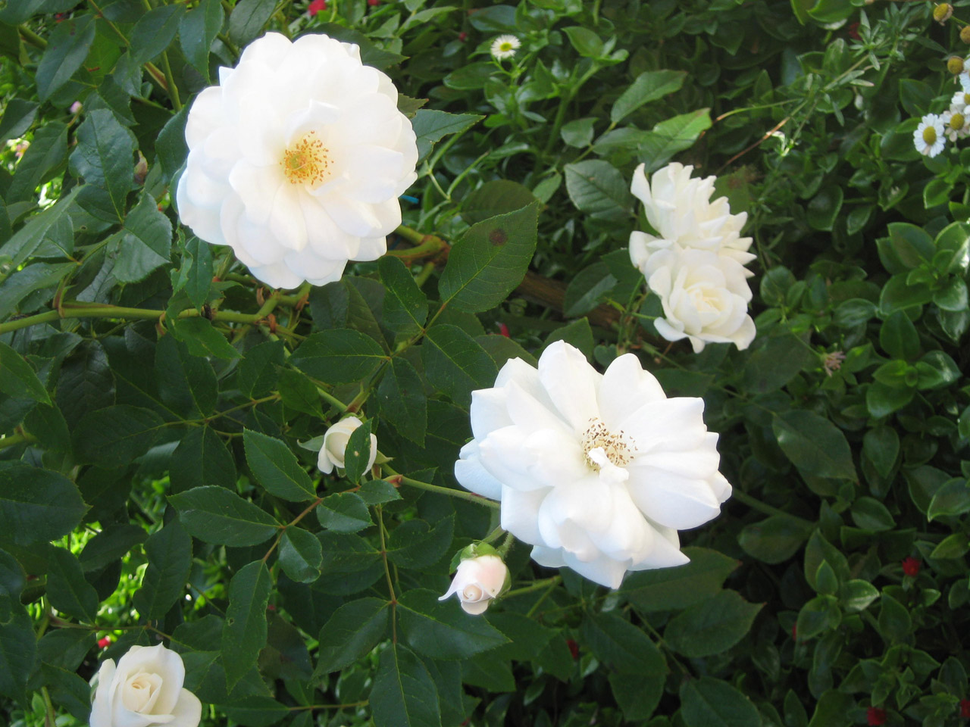
#> input picture dataset/rose_flower.png, 970 x 727 px, shrunk from 1280 x 960 before the run
$ jupyter execute histogram.ipynb   (shell and % lines are left out)
#> lines starting #> are read from the running program, lines starting #| are printed output that depends on the picture
## Histogram

Image Histogram is a graph, that gives us the pixel intensity distriution of an image. Pixel Intensity value of 8-bit image ranges from 0-255.

Looking at the histogram of an image, you get an intuition about:
    • contrast,
    • brightness,
    • intensity distribution, etc.
Therefore It is just another way of understanding the Picture.


[cell 1]
import cv2
import numpy as np
import matplotlib.pyplot as plt

[cell 2]
# load image
image_path = '../dataset/rose_flower.png'

img = cv2.imread(image_path)
#> img is the input picture: shape (727, 970, 3); mean B, G, R 66.7, 92.9, 76.2

# Plot image
plt.imshow(img)

[cell 3]
min_val = 0
max_val = 256

[cell 4]
hist = cv2.calcHist([img],[0],None,[256],[min_val,max_val])
#> hist = 256 values, max 20429 at index 26, min 113 at index 142, mean 2754.6

[cell 5]
hist.shape
#> Out = (256, 1)

hist is a 256x1 array.

- bins = 256

## What is bins?

8 bit Image contains pixel intensity in the range [0−255].
If you count how many pixel values does [0−15] has then it is called bins. The above output bins= 256 gives range of information value for full scale image histogram. Because you have passed 256 as histSize

argument.

   - histSize: It represents BIN count.You should pass it on square brackets. In our example above, we have used a full-scale histogram.

### Histogram Calculation using Numpy

Numpy also provides you a function, np.histogram().

    hist,bins = np.histogram(img.ravel(),256,[0,256])

[cell 6]
hist,bins = np.histogram(img.ravel(),max_val,[min_val,max_val])
#> hist = 256 values, max 36626 at index 32, min 123 at index 1, mean 8263.9; bins = 257 values from 0 to 256
print(hist.shape)
#| (256,)
print(bins.shape)
#| (257,)

 But bins will have 257 elements, because Numpy calculates bins as 0-0.99, 1-1.99, 2-2.99 etc. So final range would be 255-255.99. To represent that, they also add 256 at end of bins. But we don't need that 256. Upto 255 is sufficient.

### Plotting Histograms

- Using Matplotlib
- Using OpenCV

### Matplotlib

Matplotlib directly finds the histogram and plot it. you donot need calcHist() or np.histogram() function.

[cell 7]
plt.imshow(img,cmap='gray')

[cell 8]
plt.hist(img.ravel(),max_val,[min_val,max_val],color='blue')
plt.xlabel("Histogram")
# plt.savefig('histogram.PNG')
plt.show()
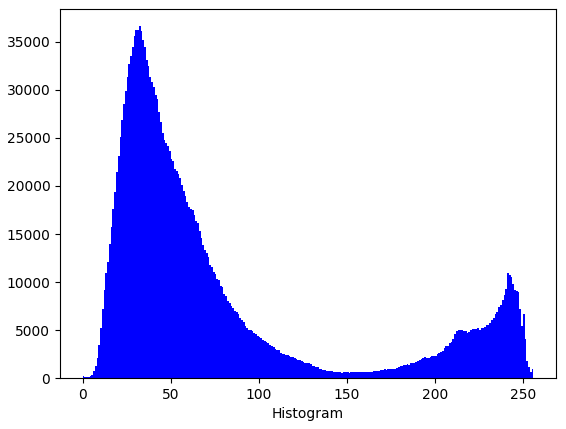
#> figure drawn by matplotlib, 1 panel; tallest bar 36626 high, from x = 32 to 33

[cell 9]
new_image = cv2.convertScaleAbs(img, alpha=2.5, beta=5)
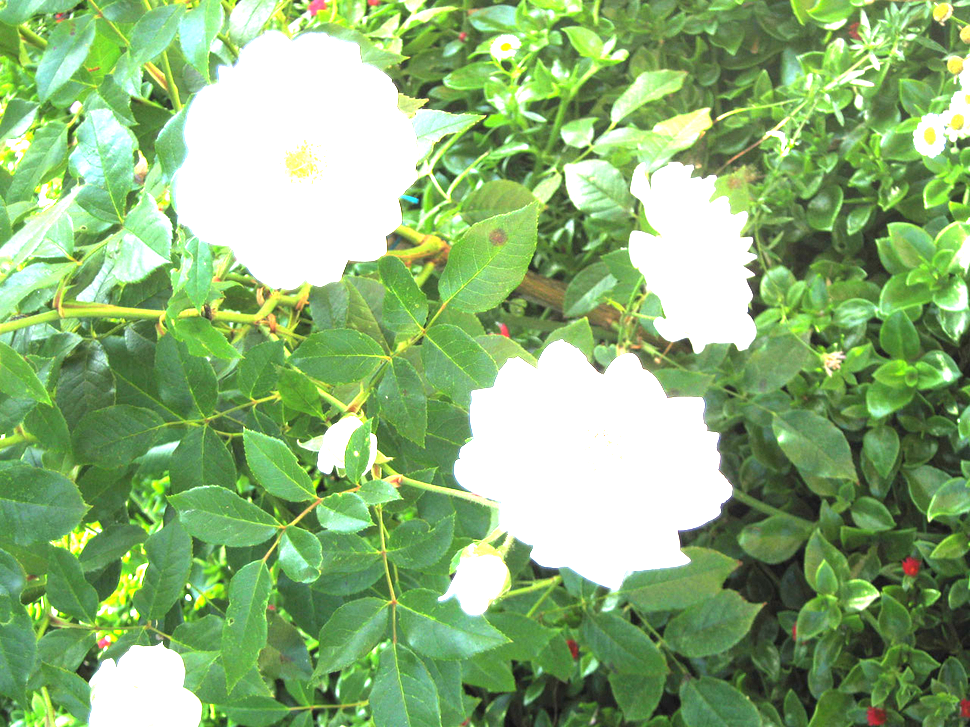
#> new_image: shape (727, 970, 3); mean B, G, R 120.2, 179.2, 141.1
plt.imshow(new_image,cmap='gray')

[cell 10]
plt.hist(new_image.ravel(),max_val,[min_val,max_val])
plt.xlabel("Histogram")
plt.show()
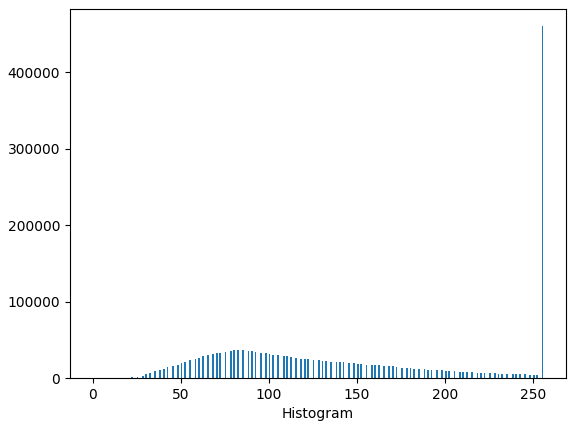
#> figure drawn by matplotlib, 1 panel; tallest bar 460026 high, from x = 255 to 256

Now the pixel is densly distributed in range 50-255.

#### Using OpenCV

Use cv2.calcHist()(in-built function in OpenCV) to find the histogram.

[cell 11]
# find frequency of pixels in range 0-255
histr = cv2.calcHist([img],[0],None,[max_val],[min_val,max_val])
#> histr = 256 values, max 20429 at index 26, min 113 at index 142, mean 2754.6
# show the plotting graph of an image
plt.plot(histr)
plt.show()
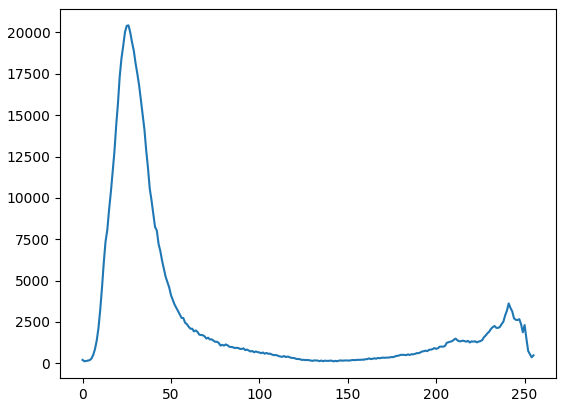
#> figure drawn by matplotlib, 1 panel; curve peaks at x = 26, y = 20429

[cell 12]
histogram32  = cv2.calcHist([img],[0],None,[32],[min_val,max_val])
#> histogram32 = 32 values, max 154770 at index 3, min 1146 at index 17, mean 22037.2
histogram64  = cv2.calcHist([img],[0],None,[64],[min_val,max_val])
#> histogram64 = 64 values, max 80850 at index 6, min 571 at index 34, mean 11018.6
histogram150 = cv2.calcHist([img],[0],None,[150],[min_val,max_val])
#> histogram150 = 150 values, max 40429 at index 14, min 128 at index 78, mean 4701.3
histr        = cv2.calcHist([img],[0],None,[256],[min_val,max_val])

[cell 13]
#@title Change in bins
f, axes = plt.subplots(2, 2 , figsize=(15,10))
axes[0,0].plot(histogram32)
axes[0,1].plot(histogram64)
axes[1,0].plot(histogram150)
axes[1,1].plot(histr)
plt.setp(axes[0,0], xlabel='Image Histogram histSize = 32')
plt.setp(axes[0,1], xlabel='Image Histogram histSize = 64')
plt.setp(axes[1,0], xlabel='Image Histogram histSize = 150')
plt.setp(axes[1,1], xlabel='Image Histogram histSize = 256')
# f.tight_layout()
# plt.savefig('binchange.PNG')
plt.show()
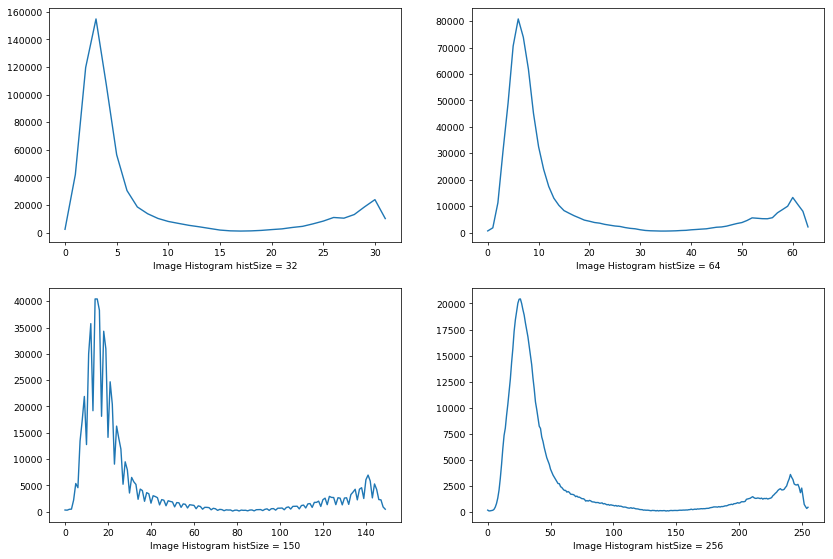
#> figure drawn by matplotlib, 4 panels; panel 1: curve peaks at x = 3, y = 154770; panel 2: curve peaks at x = 6, y = 80850; panel 3: curve peaks at x = 14, y = 40429; panel 4: curve peaks at x = 26, y = 20429

Change in histSize
parameter gives different histogram. You can notice the difference on each peak of a histogram and the histogram scale on the x and y-axis.

## Histogram Equalization

The goal of histogram equalization is to find and apply a point operation such that the histogram of the modified image is flat.

[cell 14]
# load image
image_path = '../dataset/rose_flower.png'

img = cv2.imread(image_path)

# Plot image
plt.imshow(img)

[cell 15]
image_gray =   cv2.cvtColor(img, cv2.COLOR_BGR2GRAY)
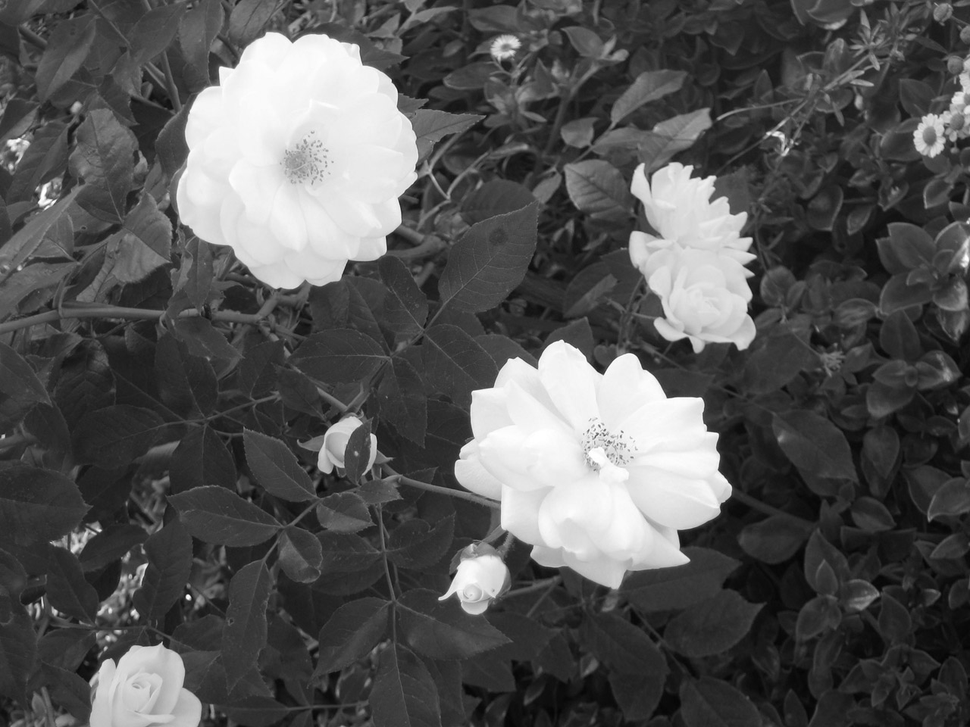
#> image_gray: shape (727, 970); min 5, max 255, mean 84.9
equ = cv2.equalizeHist(image_gray)
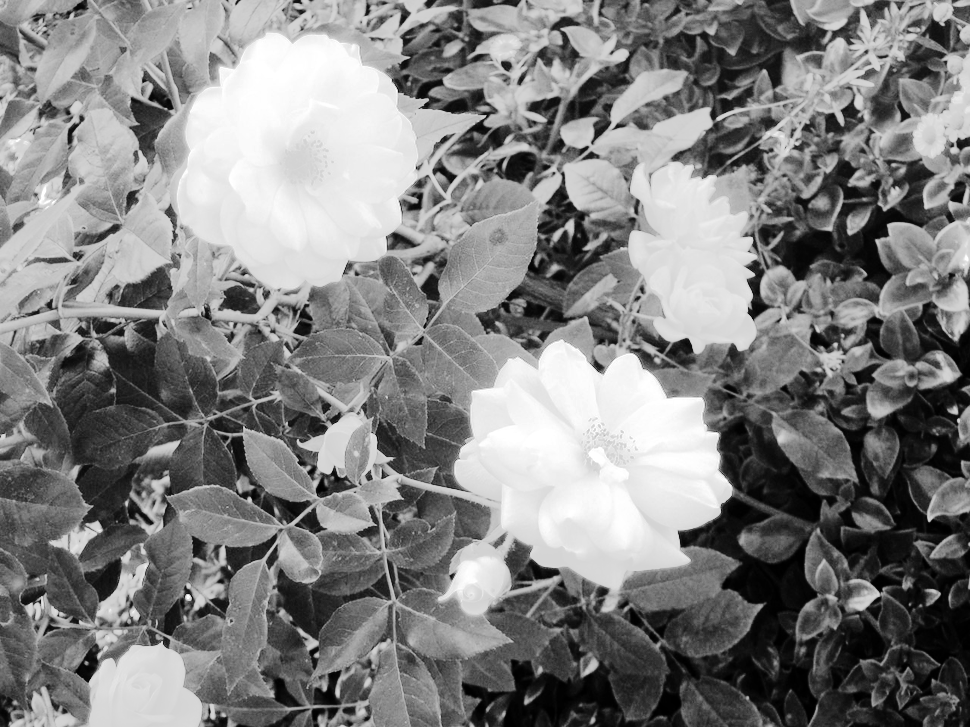
#> equ: shape (727, 970); min 0, max 255, mean 128.8

[cell 16]
f, axes = plt.subplots(2, 2 , figsize=(15,10))
axes[0,0].imshow(img,cmap='gray')
axes[0,1].imshow(equ,cmap='gray')
axes[1,0].hist(img.flatten(),max_val,[min_val,max_val], color = 'blue')
axes[1,1].hist(equ.flatten(),max_val,[min_val,max_val], color = 'blue')
plt.setp(axes[0,0], title='Image Before Histogram Equalization')
plt.setp(axes[0,1], title='Image After Histogram Equalization')
plt.setp(axes[1,0], xlabel='Image Histogram Before Histogram Equalization')
plt.setp(axes[1,1], xlabel='Image Histogram After Histogram Equalization')
# f.tight_layout()
# plt.savefig('equalization.PNG')
plt.show()
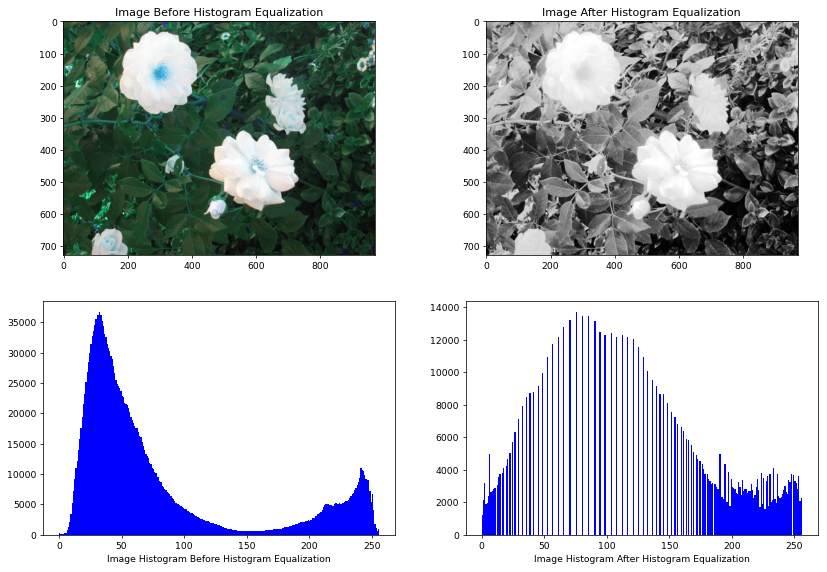
#> figure drawn by matplotlib, 4 panels; B, G, R data is drawn as R, G, B; panel 3: tallest bar 36626 high, from x = 32 to 33; panel 4: tallest bar 13681 high, from x = 75 to 76
